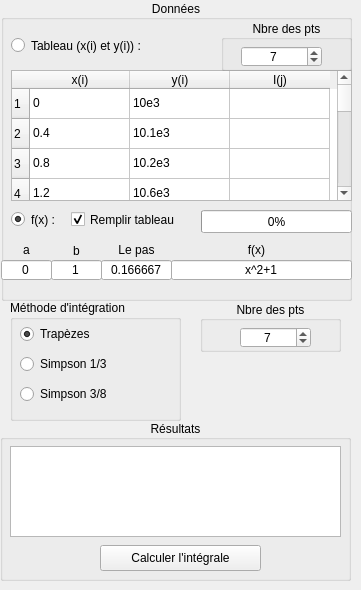
    <widget class="QWidget" name="tab_intehration_numerique">
     <attribute name="title">
      <string>Intégration numérique</string>
     </attribute>
     <widget class="QGroupBox" name="groupBox_2">
      <property name="geometry">
       <rect>
        <x>1</x>
        <y>0</y>
        <width>351</width>
        <height>301</height>
       </rect>
      </property>
      <property name="title">
       <string>Données</string>
      </property>
      <property name="alignment">
       <set>Qt::AlignCenter</set>
      </property>
      <widget class="QTableWidget" name="tableWidget_donnees">
       <property name="geometry">
        <rect>
         <x>10</x>
         <y>70</y>
         <width>341</width>
         <height>131</height>
        </rect>
       </property>
       <row>
        <property name="text">
         <string>1</string>
        </property>
       </row>
       <row>
        <property name="text">
         <string>2</string>
        </property>
       </row>
       <row>
        <property name="text">
         <string>3</string>
        </property>
       </row>
       <row>
        <property name="text">
         <string>4</string>
        </property>
       </row>
       <row>
        <property name="text">
         <string>5</string>
        </property>
       </row>
       <row>
        <property name="text">
         <string>6</string>
        </property>
       </row>
       <row>
        <property name="text">
         <string>7</string>
        </property>
       </row>
       <row>
        <property name="text">
         <string>8</string>
        </property>
       </row>
       <row>
        <property name="text">
         <string>9</string>
        </property>
       </row>
       <row>
        <property name="text">
         <string>10</string>
        </property>
       </row>
       <row>
        <property name="text">
         <string>11</string>
        </property>
       </row>
       <row>
        <property name="text">
         <string>12</string>
        </property>
       </row>
       <row>
        <property name="text">
         <string>13</string>
        </property>
       </row>
       <row>
        <property name="text">
         <string>14</string>
        </property>
       </row>
       <row>
        <property name="text">
         <string>15</string>
        </property>
       </row>
       <row>
        <property name="text">
         <string>16</string>
        </property>
       </row>
       <row>
        <property name="text">
         <string>17</string>
        </property>
       </row>
       <row>
        <property name="text">
         <string>18</string>
        </property>
       </row>
       <row>
        <property name="text">
         <string>19</string>
        </property>
       </row>
       <row>
        <property name="text">
         <string>20</string>
        </property>
       </row>
       <row>
        <property name="text">
         <string>21</string>
        </property>
       </row>
       <row>
        <property name="text">
         <string>22</string>
        </property>
       </row>
       <row>
        <property name="text">
         <string>23</string>
        </property>
       </row>
       <row>
        <property name="text">
         <string>24</string>
        </property>
       </row>
       <row>
        <property name="text">
         <string>25</string>
        </property>
       </row>
       <column>
        <property name="text">
         <string>x(i)</string>
        </property>
       </column>
       <column>
        <property name="text">
         <string>y(i)</string>
        </property>
       </column>
       <column>
        <property name="text">
         <string>I(j)</string>
        </property>
       </column>
       <item row="0" column="0">
        <property name="text">
         <string>0</string>
        </property>
       </item>
       <item row="0" column="1">
        <property name="text">
         <string>10e3</string>
        </property>
       </item>
       <item row="1" column="0">
        <property name="text">
         <string>0.4</string>
        </property>
       </item>
       <item row="1" column="1">
        <property name="text">
         <string>10.1e3</string>
        </property>
       </item>
       <item row="2" column="0">
        <property name="text">
         <string>0.8</string>
        </property>
       </item>
       <item row="2" column="1">
        <property name="text">
         <string>10.2e3</string>
        </property>
       </item>
       <item row="3" column="0">
        <property name="text">
         <string>1.2</string>
        </property>
       </item>
       <item row="3" column="1">
        <property name="text">
         <string>10.6e3</string>
        </property>
       </item>
       <item row="4" column="0">
        <property name="text">
         <string>1.6</string>
        </property>
       </item>
       <item row="4" column="1">
        <property name="text">
         <string>11.3e3</string>
        </property>
       </item>
       <item row="5" column="0">
        <property name="text">
         <string>2</string>
        </property>
       </item>
       <item row="5" column="1">
        <property name="text">
         <string>12.3e3</string>
        </property>
       </item>
       <item row="6" column="0">
        <property name="text">
         <string>2.4</string>
        </property>
       </item>
       <item row="6" column="1">
        <property name="text">
         <string>12.7e3</string>
        </property>
       </item>
       <item row="7" column="0">
        <property name="text">
         <string/>
        </property>
       </item>
       <item row="7" column="1">
        <property name="text">
         <string/>
        </property>
       </item>
       <item row="8" column="0">
        <property name="text">
         <string/>
        </property>
       </item>
       <item row="8" column="1">
        <property name="text">
         <string/>
        </property>
       </item>
       <item row="9" column="0">
        <property name="text">
         <string/>
        </property>
       </item>
       <item row="9" column="1">
        <property name="text">
         <string/>
        </property>
       </item>
       <item row="10" column="0">
        <property name="text">
         <string/>
        </property>
       </item>
       <item row="10" column="1">
        <property name="text">
         <string/>
        </property>
       </item>
       <item row="11" column="0">
        <property name="text">
         <string/>
        </property>
       </item>
       <item row="11" column="1">
        <property name="text">
         <string/>
        </property>
       </item>
       <item row="12" column="0">
        <property name="text">
         <string/>
        </property>
       </item>
       <item row="12" column="1">
        <property name="text">
         <string/>
        </property>
       </item>
       <item row="13" column="0">
        <property name="text">
         <string/>
        </property>
       </item>
       <item row="13" column="1">
        <property name="text">
         <string/>
        </property>
       </item>
       <item row="14" column="0">
        <property name="text">
         <string/>
        </property>
       </item>
       <item row="14" column="1">
        <property name="text">
         <string/>
        </property>
       </item>
       <item row="15" column="0">
        <property name="text">
         <string/>
        </property>
       </item>
       <item row="15" column="1">
        <property name="text">
         <string/>
        </property>
       </item>
       <item row="16" column="0">
        <property name="text">
         <string/>
        </property>
       </item>
       <item row="16" column="1">
        <property name="text">
         <string/>
        </property>
       </item>
       <item row="17" column="0">
        <property name="text">
         <string/>
        </property>
       </item>
       <item row="17" column="1">
        <property name="text">
         <string/>
        </property>
       </item>
       <item row="18" column="0">
        <property name="text">
         <string/>
        </property>
       </item>
       <item row="18" column="1">
        <property name="text">
         <string/>
        </property>
       </item>
       <item row="23" column="0">
        <property name="text">
         <string/>
        </property>
       </item>
       <item row="23" column="1">
        <property name="text">
         <string/>
        </property>
       </item>
      </widget>
      <widget class="QLabel" name="label_2">
       <property name="geometry">
        <rect>
         <x>0</x>
         <y>240</y>
         <width>51</width>
         <height>20</height>
        </rect>
       </property>
       <property name="text">
        <string notr="true">a</string>
       </property>
       <property name="alignment">
        <set>Qt::AlignCenter</set>
       </property>
      </widget>
      <widget class="QLineEdit" name="lineEdit_a">
       <property name="geometry">
        <rect>
         <x>0</x>
         <y>260</y>
         <width>51</width>
         <height>20</height>
        </rect>
       </property>
       <property name="toolTip">
        <string>Dans le choix de a et b, il faut tenir compte du domaine de définition de f(x)!</string>
       </property>
       <property name="text">
        <string>0</string>
       </property>
       <property name="alignment">
        <set>Qt::AlignCenter</set>
       </property>
      </widget>
      <widget class="QLabel" name="label_10">
       <property name="geometry">
        <rect>
         <x>100</x>
         <y>240</y>
         <width>71</width>
         <height>20</height>
        </rect>
       </property>
       <property name="text">
        <string notr="true">Le pas</string>
       </property>
       <property name="alignment">
        <set>Qt::AlignCenter</set>
       </property>
      </widget>
      <widget class="QLabel" name="label_11">
       <property name="geometry">
        <rect>
         <x>200</x>
         <y>240</y>
         <width>111</width>
         <height>20</height>
        </rect>
       </property>
       <property name="text">
        <string notr="true">f(x)</string>
       </property>
       <property name="alignment">
        <set>Qt::AlignCenter</set>
       </property>
      </widget>
      <widget class="QLineEdit" name="lineEdit_b">
       <property name="geometry">
        <rect>
         <x>50</x>
         <y>260</y>
         <width>51</width>
         <height>20</height>
        </rect>
       </property>
       <property name="toolTip">
        <string>Dans le choix de a et b, il faut tenir compte du domaine de définition de f(x)!</string>
       </property>
       <property name="text">
        <string>1</string>
       </property>
       <property name="alignment">
        <set>Qt::AlignCenter</set>
       </property>
      </widget>
      <widget class="QLabel" name="label_3">
       <property name="geometry">
        <rect>
         <x>50</x>
         <y>240</y>
         <width>51</width>
         <height>21</height>
        </rect>
       </property>
       <property name="text">
        <string notr="true">b</string>
       </property>
       <property name="alignment">
        <set>Qt::AlignCenter</set>
       </property>
      </widget>
      <widget class="QRadioButton" name="radioButton_fx_a_b_dx">
       <property name="geometry">
        <rect>
         <x>10</x>
         <y>210</y>
         <width>51</width>
         <height>19</height>
        </rect>
       </property>
       <property name="text">
        <string>f(x) :</string>
       </property>
       <property name="checked">
        <bool>true</bool>
       </property>
      </widget>
      <widget class="QLineEdit" name="lineEdit_fx_integ">
       <property name="geometry">
        <rect>
         <x>170</x>
         <y>260</y>
         <width>181</width>
         <height>20</height>
        </rect>
       </property>
       <property name="toolTip">
        <string>f(x) peut contenir :
^ * / + -
pow(x,3)
pi
sqrt
sin cos tan cot
asin acos atan
sinh cosh tanh
asinh acosh atanh
log log10 exp
abs ; .....</string>
       </property>
       <property name="statusTip">
        <string/>
       </property>
       <property name="text">
        <string>x^2+1</string>
       </property>
       <property name="alignment">
        <set>Qt::AlignCenter</set>
       </property>
      </widget>
      <widget class="QRadioButton" name="radioButton_tableau_xy">
       <property name="geometry">
        <rect>
         <x>10</x>
         <y>30</y>
         <width>171</width>
         <height>31</height>
        </rect>
       </property>
       <property name="text">
        <string>Tableau (x(i) et y(i)) :</string>
       </property>
       <property name="checked">
        <bool>false</bool>
       </property>
      </widget>
      <widget class="QLineEdit" name="lineEdit_dx">
       <property name="geometry">
        <rect>
         <x>100</x>
         <y>260</y>
         <width>71</width>
         <height>20</height>
        </rect>
       </property>
       <property name="text">
        <string>0.166667</string>
       </property>
       <property name="alignment">
        <set>Qt::AlignCenter</set>
       </property>
       <property name="readOnly">
        <bool>true</bool>
       </property>
      </widget>
      <widget class="QGroupBox" name="groupBox_3">
       <property name="geometry">
        <rect>
         <x>220</x>
         <y>20</y>
         <width>131</width>
         <height>51</height>
        </rect>
       </property>
       <property name="title">
        <string>Nbre des pts</string>
       </property>
       <property name="alignment">
        <set>Qt::AlignCenter</set>
       </property>
       <widget class="QSpinBox" name="spinBox_nbre_pts_tableau">
        <property name="geometry">
         <rect>
          <x>20</x>
          <y>26</y>
          <width>81</width>
          <height>21</height>
         </rect>
        </property>
        <property name="alignment">
         <set>Qt::AlignCenter</set>
        </property>
        <property name="accelerated">
         <bool>true</bool>
        </property>
        <property name="minimum">
         <number>2</number>
        </property>
        <property name="maximum">
         <number>99999</number>
        </property>
        <property name="value">
         <number>7</number>
        </property>
       </widget>
      </widget>
      <widget class="QCheckBox" name="checkBox_remplir_tableau">
       <property name="geometry">
        <rect>
         <x>70</x>
         <y>210</y>
         <width>131</width>
         <height>19</height>
        </rect>
       </property>
       <property name="text">
        <string>Remplir tableau</string>
       </property>
       <property name="checked">
        <bool>true</bool>
       </property>
      </widget>
      <widget class="QProgressBar" name="progressBar">
       <property name="geometry">
        <rect>
         <x>200</x>
         <y>210</y>
         <width>151</width>
         <height>23</height>
        </rect>
       </property>
       <property name="toolTip">
        <string>Taux d'avancement dans le remplissage du tableau ... (si vous trouvez que c'est très long, 
désactiver &quot;Remplir Tableau&quot; et recommencez le calcul, sinon réduire dx).</string>
       </property>
       <property name="whatsThis">
        <string/>
       </property>
       <property name="value">
        <number>0</number>
       </property>
       <property name="alignment">
        <set>Qt::AlignCenter</set>
       </property>
      </widget>
     </widget>
     <widget class="QGroupBox" name="groupBox_9">
      <property name="geometry">
       <rect>
        <x>10</x>
        <y>300</y>
        <width>171</width>
        <height>121</height>
       </rect>
      </property>
      <property name="title">
       <string>Méthode d'intégration</string>
      </property>
      <widget class="QWidget" name="layoutWidget">
       <property name="geometry">
        <rect>
         <x>10</x>
         <y>20</y>
         <width>125</width>
         <height>89</height>
        </rect>
       </property>
       <layout class="QVBoxLayout" name="verticalLayout">
        <item>
         <widget class="QRadioButton" name="radioButton_trapezes">
          <property name="text">
           <string>Trapèzes</string>
          </property>
          <property name="checked">
           <bool>true</bool>
          </property>
         </widget>
        </item>
        <item>
         <widget class="QRadioButton" name="radioButton_simpson13">
          <property name="text">
           <string>Simpson 1/3</string>
          </property>
         </widget>
        </item>
        <item>
         <widget class="QRadioButton" name="radioButton_simpson38">
          <property name="text">
           <string>Simpson 3/8</string>
          </property>
         </widget>
        </item>
       </layout>
      </widget>
     </widget>
     <widget class="QGroupBox" name="groupBox_4">
      <property name="geometry">
       <rect>
        <x>0</x>
        <y>420</y>
        <width>351</width>
        <height>161</height>
       </rect>
      </property>
      <property name="title">
       <string>Résultats</string>
      </property>
      <property name="alignment">
       <set>Qt::AlignCenter</set>
      </property>
      <widget class="QPushButton" name="pushButton_Calculer_Integration">
       <property name="geometry">
        <rect>
         <x>100</x>
         <y>125</y>
         <width>161</width>
         <height>26</height>
        </rect>
       </property>
       <property name="cursor">
        <cursorShape>PointingHandCursor</cursorShape>
       </property>
       <property name="mouseTracking">
        <bool>true</bool>
       </property>
       <property name="toolTip">
        <string>Cliquer pour calculer l'intégrale</string>
       </property>
       <property name="whatsThis">
        <string>Calcul de l'intégral</string>
       </property>
       <property name="layoutDirection">
        <enum>Qt::RightToLeft</enum>
       </property>
       <property name="locale">
        <locale language="Arabic" country="Algeria"/>
       </property>
       <property name="text">
        <string>Calculer l'intégrale</string>
       </property>
      </widget>
      <widget class="QTextBrowser" name="integral_textBrowser">
       <property name="geometry">
        <rect>
         <x>10</x>
         <y>26</y>
         <width>331</width>
         <height>91</height>
        </rect>
       </property>
      </widget>
     </widget>
     <widget class="QLabel" name="label_image_Integra">
      <property name="geometry">
       <rect>
        <x>190</x>
        <y>350</y>
        <width>161</width>
        <height>71</height>
       </rect>
      </property>
      <property name="mouseTracking">
       <bool>true</bool>
      </property>
      <property name="toolTip">
       <string/>
      </property>
      <property name="whatsThis">
       <string/>
      </property>
      <property name="locale">
       <locale language="Arabic" country="Algeria"/>
      </property>
      <property name="text">
       <string/>
      </property>
      <property name="textFormat">
       <enum>Qt::PlainText</enum>
      </property>
      <property name="pixmap">
       <pixmap resource="qtresource.qrc">:/icons/Integ.bmp</pixmap>
      </property>
      <property name="scaledContents">
       <bool>false</bool>
      </property>
      <property name="alignment">
       <set>Qt::AlignCenter</set>
      </property>
     </widget>
     <widget class="QGroupBox" name="groupBox_10">
      <property name="geometry">
       <rect>
        <x>200</x>
        <y>301</y>
        <width>141</width>
        <height>51</height>
       </rect>
      </property>
      <property name="title">
       <string>Nbre des pts</string>
      </property>
      <property name="alignment">
       <set>Qt::AlignCenter</set>
      </property>
      <widget class="QSpinBox" name="spinBox_nbre_pts_fx">
       <property name="geometry">
        <rect>
         <x>40</x>
         <y>26</y>
         <width>71</width>
         <height>21</height>
        </rect>
       </property>
       <property name="alignment">
        <set>Qt::AlignCenter</set>
       </property>
       <property name="readOnly">
        <bool>false</bool>
       </property>
       <property name="buttonSymbols">
        <enum>QAbstractSpinBox::UpDownArrows</enum>
       </property>
       <property name="specialValueText">
        <string/>
       </property>
       <property name="accelerated">
        <bool>true</bool>
       </property>
       <property name="correctionMode">
        <enum>QAbstractSpinBox::CorrectToPreviousValue</enum>
       </property>
       <property name="keyboardTracking">
        <bool>true</bool>
       </property>
       <property name="minimum">
        <number>2</number>
       </property>
       <property name="maximum">
        <number>99999</number>
       </property>
       <property name="value">
        <number>7</number>
       </property>
      </widget>
     </widget>
    </widget>
